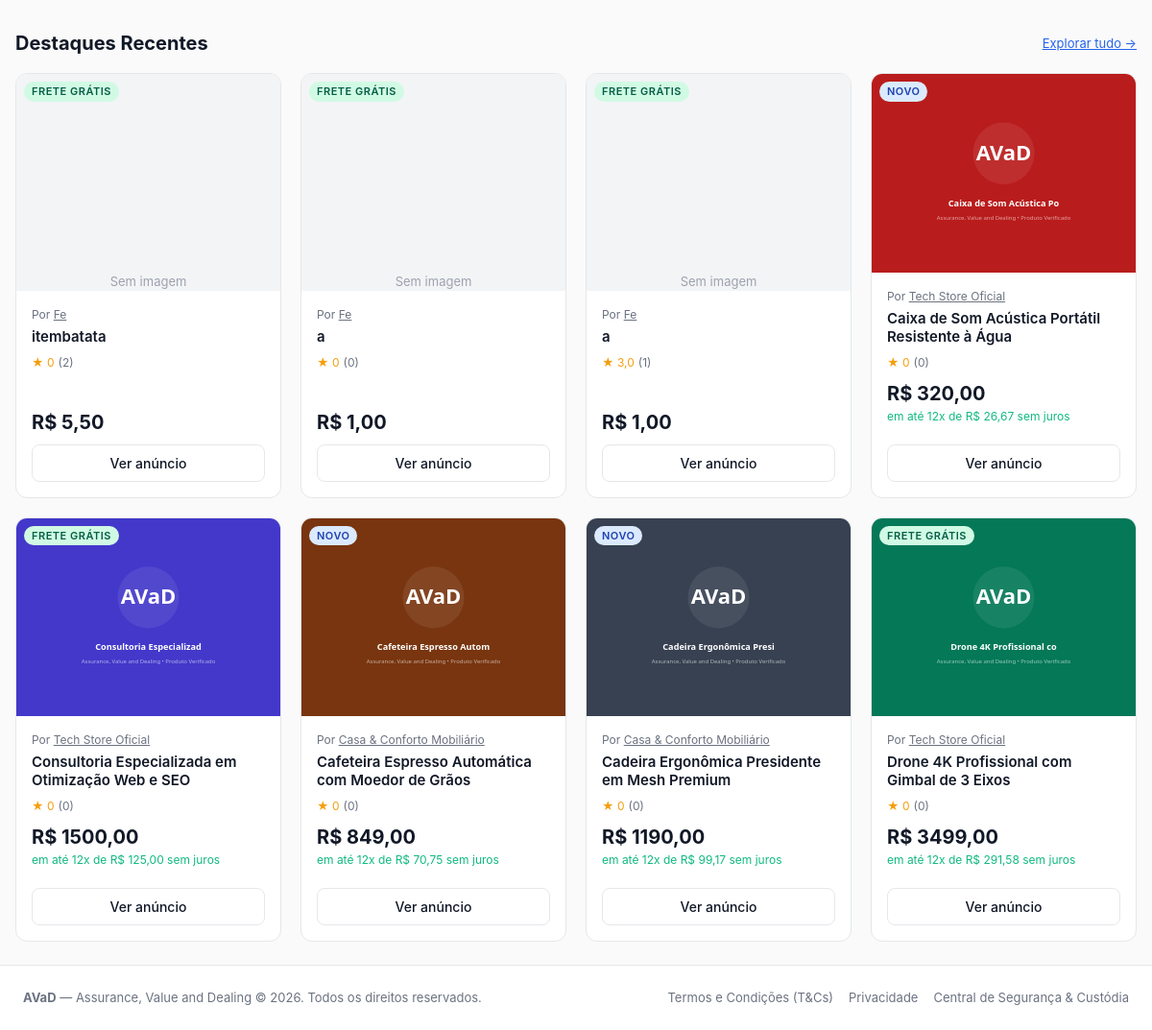
The app's page / (lower part), older data.
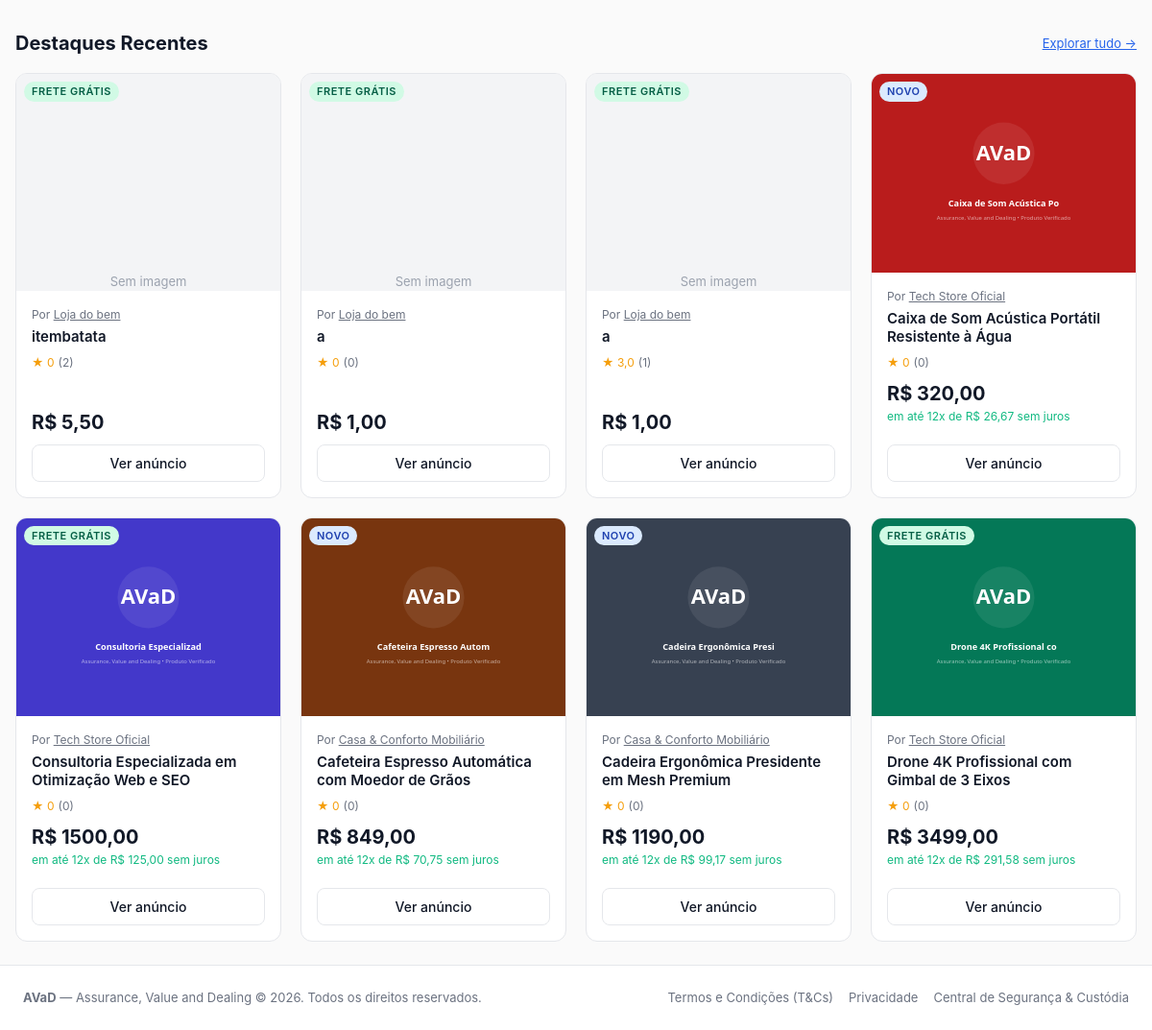
The same page, newer data.
### catalog/models.py (models this page shows, shortened)
class Product(models.Model):
    vendedor = models.ForeignKey(User, on_delete=models.CASCADE, related_name='products')
    titulo = models.CharField(max_length=200)
    categoria = models.CharField(max_length=50, choices=CATEGORIAS)
    descricao = models.TextField()
    caracteristicas = models.TextField(blank=True, help_text='Uma característica por linha')
    preco = models.DecimalField(max_digits=10, decimal_places=2)
    estoque = models.PositiveIntegerField(default=0)
    imagem = models.ImageField(upload_to='products/', blank=True, null=True)
    frete_gratis = models.BooleanField(default=False)
    ativo = models.BooleanField(default=True)
    removido = models.BooleanField(default=False)  # anúncio removido pelo vendedor (some da loja e da lista)
    criado_em = models.DateTimeField(auto_now_add=True)
    class Meta:
        ordering = ['-criado_em']
    @property
    def nota_media(self):
        from orders.models import Review
        from django.db.models import Avg
        reviews = Review.objects.filter(pedido__produto=self)
        avg = reviews.aggregate(avg=Avg('nota_vendedor'))['avg']
        return round(avg, 1) if avg else 0
    @property
    def total_avaliacoes(self):
        from orders.models import Review
        return Review.objects.filter(pedido__produto=self).count()
    @property
    def parcelas_sem_juros(self):
        if self.preco >= 12:
            valor = f"{self.preco / 12:.2f}".replace('.', ',')
            return f"em até 12x de R$ {valor} sem juros"
        return ""

### accounts/models.py (models this page shows, shortened)
class UserProfile(models.Model):
    user = models.OneToOneField(User, on_delete=models.CASCADE, related_name='profile')
    nome = models.CharField(max_length=16)
    data_nascimento = models.DateField()
    cpf = models.CharField(max_length=14, unique=True)
    cnpj = models.CharField(max_length=18, blank=True, null=True, unique=True)
    tem_cnpj = models.BooleanField(default=False)
    email_verificado = models.BooleanField(default=False)
    is_mediador = models.BooleanField(default=False)
    conta_bancaria_bloqueada = models.BooleanField(default=False)
    suspenso = models.BooleanField(default=False)
    token_verificacao = models.CharField(max_length=64, blank=True, null=True)
    nome_loja = models.CharField(max_length=64, blank=True, null=True)  # nome público como vendedor
    meta_mensal = models.DecimalField(max_digits=12, decimal_places=2, default=Decimal('25000.00'),
                                      validators=[MinValueValidator(Decimal('1.00'))])

### catalog/views.py (the view)
# urls.py: path('', home_view, name='home'),
def home_view(request):
    products = Product.objects.filter(ativo=True)[:8]
    return render(request, 'catalog/home.html', {'products': products, 'categorias': CATEGORIAS})

### accounts/roles.py (called while the page is built)
def tipo_usuario(request):
    if not request.user.is_authenticated:
        return None
    tipo = request.session.get('tipo_usuario')
    return tipo if tipo in TIPOS else COMPRADOR

### notifications/context_processors.py (called while the page is built)
def notificacoes(request):
    user = getattr(request, 'user', None)
    if user is None or not user.is_authenticated:
        return {'notif_count': 0}
    total = Notification.objects.filter(
        usuario=user, tipo_usuario=tipo_usuario(request), lida=False
    ).count()
    return {'notif_count': total}

### orders/context_processors.py (called while the page is built)
def cart_count(request):
    user = getattr(request, 'user', None)
    if user is None or not user.is_authenticated:
        return {'cart_count': 0}
    return {'cart_count': Cart(request).count()}

### templates/catalog/home.html (shortened to what this page needs)
{% extends "base.html" %}
{% load avad_filters %}
{% block content %}
<div>
  <div style="display: flex; justify-content: space-between; align-items: center; margin-bottom: 16px;">
    <h2 style="font-size: 20px; font-weight: 700;">Destaques Recentes</h2>
    <a href="{% url 'catalog:product_list' %}" style="font-size: 13px; color: var(--accent-blue); text-decoration: underline;">Explorar tudo &rarr;</a>
  </div>
  <div class="product-grid">
    {% for product in products %}
      <div class="product-card">
        <div class="product-img-wrap">
          {% if product.frete_gratis %}
            <span class="badge badge-success product-badge-float">FRETE GRÁTIS</span>
          {% else %}
            <span class="badge badge-info product-badge-float">NOVO</span>
          {% endif %}
          {% if product.imagem %}
            <img src="{{ product.imagem.url }}" alt="{{ product.titulo }}" class="product-img">
          {% else %}
            <div style="width: 100%; height: 100%; display: flex; align-items: center; justify-content: center; background: #F3F4F6; color: #9CA3AF; font-size: 13px;">Sem imagem</div>
          {% endif %}
        </div>
        <div class="product-info">
          <div class="product-seller">
            Por <a href="{% url 'accounts:seller_profile' product.vendedor.id %}" style="text-decoration: underline;">{{ product.vendedor.profile.nome_loja|default:product.vendedor.profile.nome }}</a>
          </div>
          <h3 class="product-title">
            <a href="{% url 'catalog:product_detail' product.id %}">{{ product.titulo }}</a>
          </h3>
          <div class="product-rating">
            <span>★ {{ product.nota_media }}</span>
            <span style="color: var(--text-muted);">({{ product.total_avaliacoes }})</span>
          </div>
          <div class="product-price">R$ {{ product.preco }}</div>
          {% if product.parcelas_sem_juros %}
            <div class="product-installments">{{ product.parcelas_sem_juros }}</div>
          {% endif %}
          <a href="{% url 'catalog:product_detail' product.id %}" class="btn btn-outline btn-block" style="margin-top: 8px;">
            Ver anúncio
          </a>
        </div>
      </div>
    {% empty %}
      <div style="grid-column: 1 / -1; padding: 48px; text-align: center; color: var(--text-muted);">
        Nenhum produto cadastrado ainda.
      </div>
    {% endfor %}
  </div>
</div>
{% endblock %}

Row changes from the older to the newer data that the page shows:
changed through a linked row, Product "itembatata": vendedor.profile.nome_loja "Fe" → "Loja do bem"
changed through a linked row, Product (number 2 of 8 on the later page): vendedor.profile.nome_loja "Fe" → "Loja do bem"
changed through a linked row, Product (number 3 of 8 on the later page): vendedor.profile.nome_loja "Fe" → "Loja do bem"
